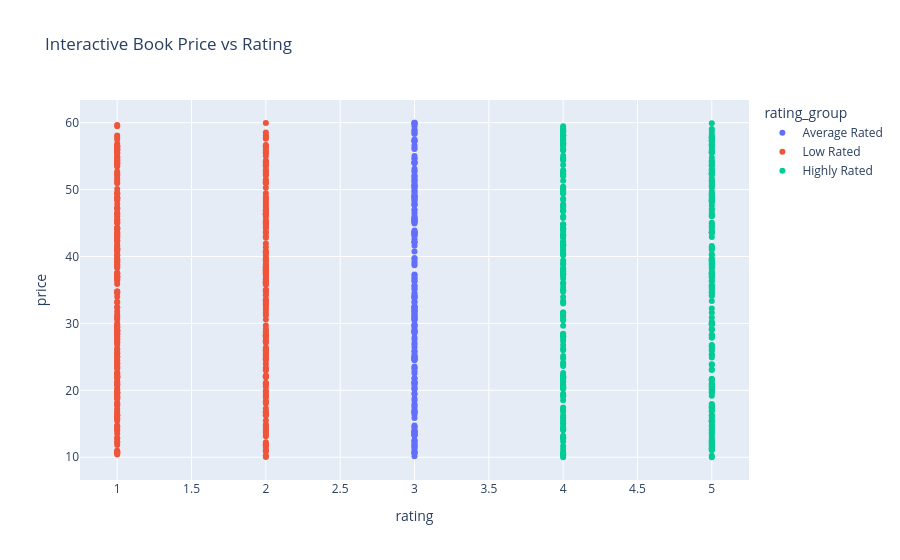

Here is the notebook cell this chart was saved with:
### Code cell
# Interactive Price vs Rating


fig = px.scatter(
    books_clean,
    x="rating",
    y="price",
    color="rating_group",
    hover_data=[
        "title",
        "stock_count",
        "price_range_category"
    ],
    title="Interactive Book Price vs Rating"
)

fig.show()

### Figure 1 — Plotly figure (JSON) as saved in the notebook; plotly's stock layout.template omitted (floating-point values rounded to 4 significant figures; data arrays with more than 128 entries replaced by an {"elided": "..."} marker saying what was removed)
{"data": [{"customdata": {"elided": "203x3 mixed values"}, "hovertemplate": "rating_group=Average Rated<br>rating=%{x}<br>price=%{y}<br>title=%{customdata[0]}<br>stock_count=%{customdata[1]}<br>price_range_category=%{customdata[2]}<extra></extra>", "legendgroup": "Average Rated", "marker": {"color": "#636efa", "symbol": "circle"}, "mode": "markers", "name": "Average Rated", "orientation": "v", "showlegend": true, "type": "scatter", "x": {"elided": "203 int values"}, "xaxis": "x", "y": {"elided": "203 float values"}, "yaxis": "y"}, {"customdata": {"elided": "422x3 mixed values"}, "hovertemplate": "rating_group=Low Rated<br>rating=%{x}<br>price=%{y}<br>title=%{customdata[0]}<br>stock_count=%{customdata[1]}<br>price_range_category=%{customdata[2]}<extra></extra>", "legendgroup": "Low Rated", "marker": {"color": "#EF553B", "symbol": "circle"}, "mode": "markers", "name": "Low Rated", "orientation": "v", "showlegend": true, "type": "scatter", "x": {"elided": "422 int values"}, "xaxis": "x", "y": {"elided": "422 float values"}, "yaxis": "y"}, {"customdata": {"elided": "374x3 mixed values"}, "hovertemplate": "rating_group=Highly Rated<br>rating=%{x}<br>price=%{y}<br>title=%{customdata[0]}<br>stock_count=%{customdata[1]}<br>price_range_category=%{customdata[2]}<extra></extra>", "legendgroup": "Highly Rated", "marker": {"color": "#00cc96", "symbol": "circle"}, "mode": "markers", "name": "Highly Rated", "orientation": "v", "showlegend": true, "type": "scatter", "x": {"elided": "374 int values"}, "xaxis": "x", "y": {"elided": "374 float values"}, "yaxis": "y"}], "layout": {"legend": {"title": {"text": "rating_group"}, "tracegroupgap": 0}, "title": {"text": "Interactive Book Price vs Rating"}, "xaxis": {"anchor": "y", "domain": [0, 1], "title": {"text": "rating"}}, "yaxis": {"anchor": "x", "domain": [0, 1], "title": {"text": "price"}}}}
